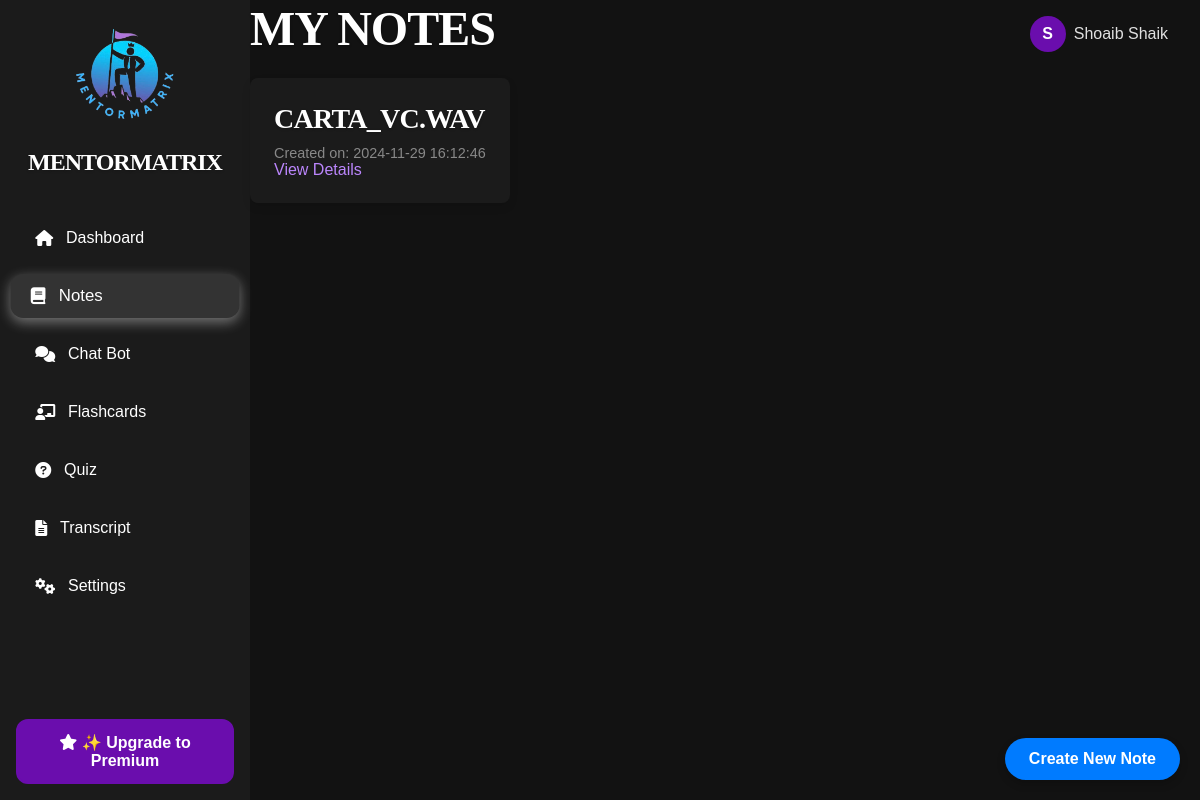
/notes, run on an earlier commit of the app's database.
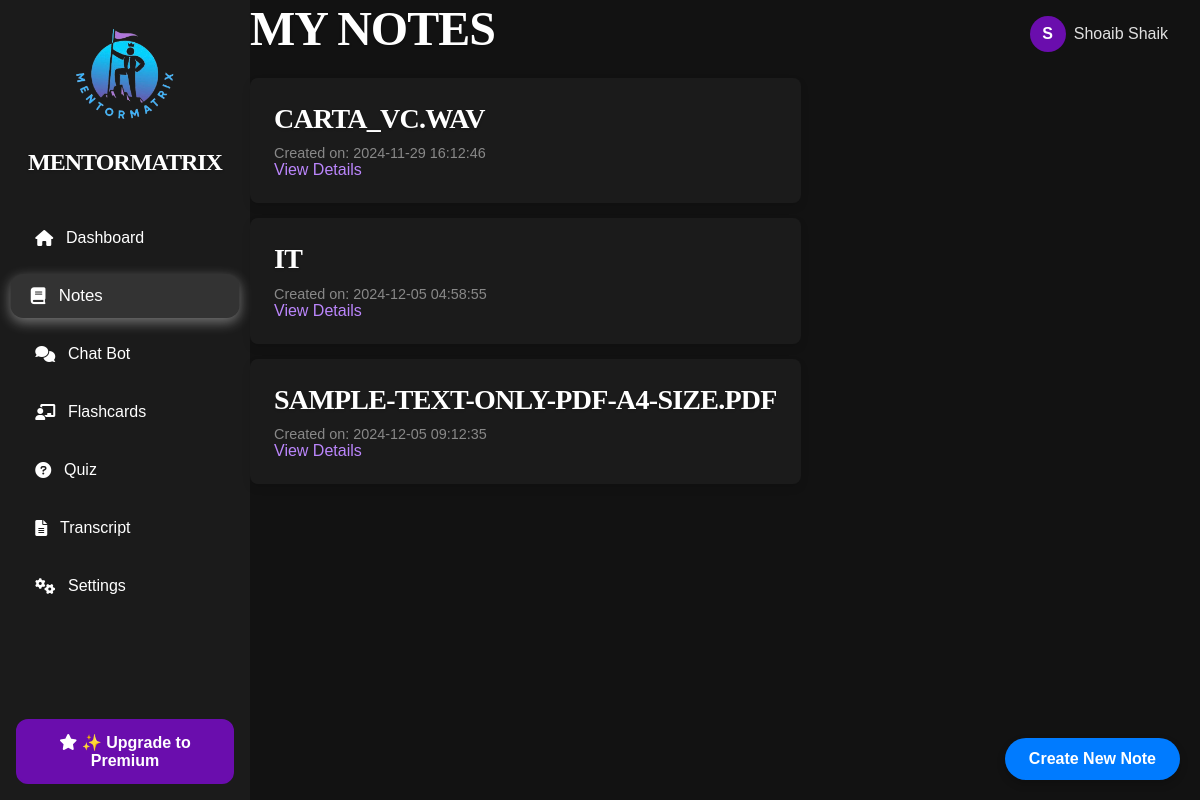
And on a later commit of the database.
### tables this page shows
CREATE TABLE notes (
                    id INTEGER PRIMARY KEY AUTOINCREMENT,
                    transcript_id INTEGER,
                    title TEXT NOT NULL,
                    content TEXT NOT NULL,
                    created_at DATETIME DEFAULT CURRENT_TIMESTAMP,
                    updated_at DATETIME DEFAULT CURRENT_TIMESTAMP,
                    FOREIGN KEY (transcript_id) REFERENCES transcripts(id) ON DELETE CASCADE);

### routes/notes.py (the view)
@notes_blueprint.route('/notes')
def notes():
    notes_data = db.execute('''
        SELECT
            notes.id,
            notes.title AS note_title,
            notes.content AS note_content,
            notes.created_at,
            files.name AS file_name,
            files.file_type,
            files.metadata,
            transcripts.title AS transcript_title
        FROM notes
        LEFT JOIN files ON notes.transcript_id = files.transcript_id
        LEFT JOIN transcripts ON notes.transcript_id = transcripts.id
    ''')
    return render_template('notes.html', notes=notes_data, current_route='notes')

### templates/notes.html (shortened to what this page needs)
{% extends "layout.html" %}
{% block other_head_stuff %}
    <link rel="stylesheet" href="{{ url_for('static', filename='notes.css') }}">
{% endblock %}
{% block content %}
    <div class="container">
        <div class="main-content">
            <h1>My Notes</h1>
            <ul class="notes-list">
                {% for note in notes %}
                    <li class="note-item">
                        <h2>{{ note.note_title }}</h2>
                        <small>Created on: {{ note.created_at }}</small>
                        <a href="{{ url_for('notes.view_note', note_id=note.id) }}" class="view-details-btn">View Details</a>
                    </li>
                {% else %}
                    <p>No notes available. Generate one to get started!</p>
                {% endfor %}
            </ul>
        </div>
    </div>
    <button id="openModalBtn" class="premium-button">Create New Note</button>
{% endblock %}

### templates/layout.html (shortened to what this page needs)
<!DOCTYPE html>
<html lang="en">
    <head>
        <link rel="stylesheet" href="{{ url_for('static', filename='base.css') }}">
        <link rel="stylesheet" href="https://cdnjs.cloudflare.com/ajax/libs/font-awesome/6.0.0-beta3/css/all.min.css">
        {% block other_head_stuff %}
        {% endblock %}
    </head>
    <body>
        <div class="container">
            <aside class="sidebar">
                <div class="logo">
                    <center>
                    <img src="{{ url_for('static', filename='images/MentorMatrix_logo.png') }}"
                        alt="MentorMatrix Logo"
                        style="width: 120px;
                                height: 120px;
                                border-radius: 50%; /* Makes it a circle */
                                overflow: hidden; /* Ensures contents stay within the circle */"
                        >
                        <h1>MentorMatrix</h1>
                    </center>
                </div>
                <nav class="nav-links">
                    <button class="nav-item {% if current_route == 'dashboard' %}active{% endif %}" onclick="redirectToPage('/dashboard')">
                        <i class="fas fa-home nav-icon"></i> Dashboard
                    </button>
                    <button class="nav-item {% if current_route == 'notes' %}active{% endif %}" onclick="redirectToPage('/notes')">
                        <i class="fas fa-book nav-icon"></i> Notes
                    </button>
                    <button class="nav-item {% if current_route == 'chatbot' %}active{% endif %}" onclick="redirectToPage('/chatbot')">
                        <i class="fas fa-comments nav-icon"></i> Chat Bot
                    </button>
                    <button class="nav-item {% if current_route == 'flashcards' %}active{% endif %}" onclick="redirectToPage('/flashcards')">
                        <i class="fas fa-chalkboard-teacher nav-icon"></i> Flashcards
                    </button>
                    <button class="nav-item {% if current_route == 'quiz' %}active{% endif %}" onclick="redirectToPage('/quiz')">
                        <i class="fas fa-question-circle nav-icon"></i> Quiz
                    </button>
                    <button class="nav-item {% if current_route == 'transcript' %}active{% endif %}" onclick="redirectToPage('/transcript')">
                        <i class="fas fa-file-alt nav-icon"></i> Transcript
                    </button>
                    <button class="nav-item {% if current_route == 'settings' %}active{% endif %}" onclick="redirectToPage('/settings')">
                        <i class="fas fa-cogs nav-icon"></i> Settings
                    </button>
                </nav>
                <button class="premium-button" onclick="redirectToPage('/pricing')">
                    <i class="fas fa-star nav-icon"></i> ✨ Upgrade to Premium
                </button>
            </aside>
            <main class="main-content">
                <div class="profile">
                    <span class="profile-icon">S</span>
                    <span class="profile-name">Shoaib Shaik</span>
                </div>
                {% block content %}
                {% endblock %}
            </main>
        </div>
    </body>
</html>

### static/base.css (style rules this page uses)
* { margin: 0; padding: 0; box-sizing: border-box; }
:root { --font-family: 'Arial', sans-serif; --background-color: #121212; --text-color: #e0e0e0; --primary-purple: #6a0dad; --hover-purple: #5c0ab8; --active-purple: #4b0997; --hover-bg-color: #333333; --active-bg-color: #333333; --white: #ffffff; --soft-text-shadow: 0 1px 3px rgba(0, 0, 0, 0.2); }
body { font-family: var(--font-family); background-color: var(--background-color); color: var(--text-color); }
.container { display: flex; min-height: 100vh; }
.logo h1 { font-size: 1.5rem; color: #ffffff; margin: 1rem 0; }
.nav-links { flex-grow: 1; }
.nav-item { display: flex; align-items: center; color: #bbbbbb; font-size: 1rem; padding: 0.75rem 0; text-decoration: none; }
.nav-item i { margin-right: 10px; }
.nav-item.active, .nav-item:hover { color: #ffffff; background-color: #333333; border-radius: 8px; padding-left: 10px; }
.premium-button { background-color: var(--primary-purple);; color: var(--white); font-size: 1rem; font-weight: 600; padding: 0.75rem 1.5rem; text-align: center; border-radius: 12px; border: 2px solid #6a0dad; cursor: pointer; margin-top: 1rem; display: inline-block; transition: all 0.3s ease-in-out; }
button { cursor: pointer; background-color: #333333; color: #ffffff; font-size: 1rem; font-weight: 500; padding: 0.75rem 1.5rem; border-radius: 8px; border: 2px solid transparent; display: inline-block; transition: all 0.3s ease; }
button, .premium-button { transition: all 0.3s ease; }
h1, h2, h3 { color: #ffffff; font-weight: 600; letter-spacing: -0.5px; text-transform: uppercase; font-family: montserrat, serif; line-height: 1.2; }
h1, h2, h3 { text-shadow: var(--soft-text-shadow); }
h1 { font-size: 3rem; letter-spacing: -1px; }
h2 { font-size: 2.25rem; letter-spacing: -0.75px; }
a { color: #bb86fc; text-decoration: none; font-weight: 500; transition: color 0.3s ease-in-out, text-decoration 0.3s ease-in-out; }
.sidebar { width: 250px; background-color: #1b1b1b; padding: 1rem; display: flex; flex-direction: column; justify-content: space-between; }
.sidebar .logo h1 { font-size: 1.5rem; color: #ffffff; margin-top: 0.5rem; }
.nav-links { display: flex; flex-direction: column; gap: 1rem; margin-top: 1.5rem; }
.nav-links .nav-item { display: flex; align-items: center; padding: 0.75rem 1.2rem; border-radius: 12px; color: #fff; font-size: 1rem; background-color: transparent; border: 2px solid transparent; cursor: pointer; text-align: left; transition: background-color 0.3s, border 0.3s, box-shadow 0.3s, transform 0.2s; width: 100%; will-change: transform, background-color; }
.nav-links .nav-item.active { background-color: var(--active-bg-color); border-color: #fff; box-shadow: 0 4px 12px rgba(255, 255, 255, 0.4); transform: scale(1.05); }
.nav-links .nav-item i { margin-right: 0.8rem; }
.nav-links .nav-item { outline: none; border: none; background: none; text-decoration: none; }
.profile { position: absolute; top: 1rem; right: 2rem; display: flex; align-items: center; gap: 0.5rem; font-size: 1rem; }
.profile-icon { background-color: #6a0dad; color: #ffffff; font-weight: bold; width: 36px; height: 36px; border-radius: 50%; display: flex; align-items: center; justify-content: center; font-size: 1rem; }

### static/notes.css (style rules this page uses)
.notes-list { list-style-type: none; padding: 0; margin-top: 20px; }
.note-item { background-color: #1b1b1b; padding: 1.5rem; margin-bottom: 15px; border-radius: 8px; box-shadow: 0 4px 8px rgba(0, 0, 0, 0.1); transition: transform 0.3s ease; }
.note-item h2 { font-size: 1.75rem; margin-bottom: 0.5rem; }
.note-item small { display: block; font-size: 0.9rem; margin-top: 10px; color: #888; }
#openModalBtn { position: fixed; bottom: 20px; right: 20px; padding: 12px 24px; background-color: #007bff; color: white; border: none; border-radius: 50px; font-size: 16px; font-weight: bold; z-index: 1000; box-shadow: 0 4px 8px rgba(0, 0, 0, 0.2); transition: background-color 0.3s ease, transform 0.3s ease; }

What changed in the data, as far as the page shows it:
added notes: note_title "IT", created_at "2024-12-05 04:58:55"
added notes: note_title "SAMPLE-TEXT-ONLY-PDF-A4-SIZE.PDF", created_at "2024-12-05 09:12:35"
